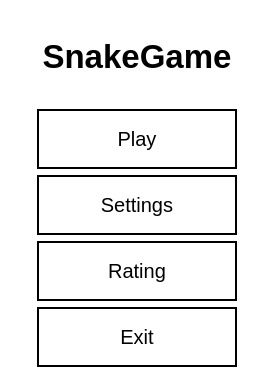
<?xml version="1.0" encoding="UTF-8"?>
<ui version="4.0">
 <class>MainWindow</class>
 <widget class="QMainWindow" name="MainWindow">
  <property name="geometry">
   <rect>
    <x>0</x>
    <y>0</y>
    <width>274</width>
    <height>376</height>
   </rect>
  </property>
  <property name="windowTitle">
   <string>MainWindow</string>
  </property>
  <property name="styleSheet">
   <string notr="true">background-color: #FFFFFF;</string>
  </property>
  <widget class="QWidget" name="centralwidget">
   <layout class="QGridLayout" name="gridLayout_2">
    <item row="0" column="0">
     <layout class="QGridLayout" name="gridLayout">
      <item row="0" column="0">
       <widget class="QLabel" name="label">
        <property name="font">
         <font>
          <pointsize>25</pointsize>
          <weight>75</weight>
          <bold>true</bold>
          <stylestrategy>PreferAntialias</stylestrategy>
         </font>
        </property>
        <property name="text">
         <string>SnakeGame</string>
        </property>
        <property name="alignment">
         <set>Qt::AlignCenter</set>
        </property>
       </widget>
      </item>
      <item row="4" column="0">
       <widget class="QPushButton" name="exit_btn">
        <property name="minimumSize">
         <size>
          <width>0</width>
          <height>60</height>
         </size>
        </property>
        <property name="maximumSize">
         <size>
          <width>200</width>
          <height>16777215</height>
         </size>
        </property>
        <property name="font">
         <font>
          <pointsize>15</pointsize>
         </font>
        </property>
        <property name="styleSheet">
         <string notr="true">border: 2px solid #000000;
</string>
        </property>
        <property name="text">
         <string>Exit</string>
        </property>
       </widget>
      </item>
      <item row="3" column="0">
       <widget class="QPushButton" name="rating_btn">
        <property name="minimumSize">
         <size>
          <width>0</width>
          <height>60</height>
         </size>
        </property>
        <property name="maximumSize">
         <size>
          <width>200</width>
          <height>16777215</height>
         </size>
        </property>
        <property name="font">
         <font>
          <pointsize>15</pointsize>
         </font>
        </property>
        <property name="styleSheet">
         <string notr="true">border: 2px solid #000000;</string>
        </property>
        <property name="text">
         <string>Rating</string>
        </property>
       </widget>
      </item>
      <item row="1" column="0">
       <widget class="QPushButton" name="play_btn">
        <property name="minimumSize">
         <size>
          <width>0</width>
          <height>60</height>
         </size>
        </property>
        <property name="maximumSize">
         <size>
          <width>200</width>
          <height>16777215</height>
         </size>
        </property>
        <property name="baseSize">
         <size>
          <width>0</width>
          <height>0</height>
         </size>
        </property>
        <property name="font">
         <font>
          <pointsize>15</pointsize>
         </font>
        </property>
        <property name="styleSheet">
         <string notr="true">border: 2px solid #000000;</string>
        </property>
        <property name="text">
         <string>Play</string>
        </property>
       </widget>
      </item>
      <item row="2" column="0">
       <widget class="QPushButton" name="settings_btn">
        <property name="minimumSize">
         <size>
          <width>0</width>
          <height>60</height>
         </size>
        </property>
        <property name="maximumSize">
         <size>
          <width>200</width>
          <height>16777215</height>
         </size>
        </property>
        <property name="font">
         <font>
          <pointsize>15</pointsize>
         </font>
        </property>
        <property name="styleSheet">
         <string notr="true">border: 2px solid #000000;
</string>
        </property>
        <property name="text">
         <string>Settings</string>
        </property>
       </widget>
      </item>
     </layout>
    </item>
   </layout>
  </widget>
 </widget>
 <resources/>
 <connections/>
</ui>
